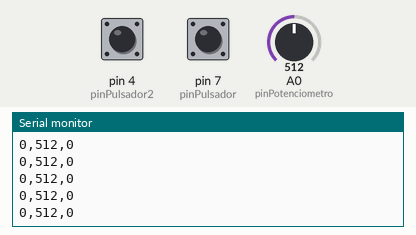
Bench run of a sketch on a simulated Arduino Uno, built with avr-gcc and run on an emulated ATmega328P. Parts: the last lines printed to the serial monitor. The test bench sets the inputs (shaded band); at power-on: A0 (pinPotenciometro) = 512, pin 4 (pinPulsador2) LOW, pin 7 (pinPulsador) LOW.

Above: at 4.2 s.
4.3 s: A0 (pinPotenciometro) set to 992
At 5.1 s:
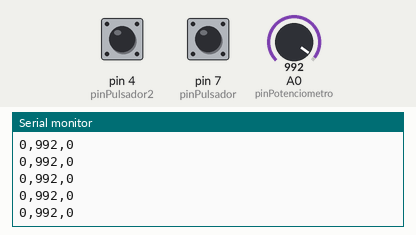
5.8 s: A0 (pinPotenciometro) set to 1016
At 6.7 s:
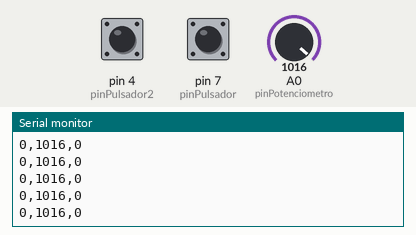
Timing chart, 0 to 8.8 s (numbered marks = the images above; inputs shaded):
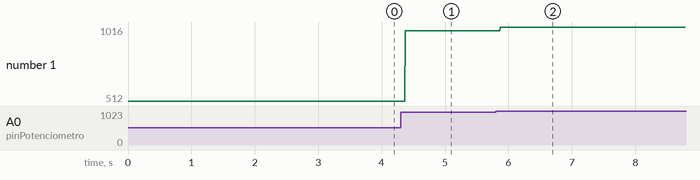

Measured:
- after the input at 4.3 s, the serial monitor: prints a new line after 0.07 s (image 1)
- after the input at 5.8 s, the serial monitor: prints a new line after 0.07 s (image 2)
- plotted number 1: 512 → 992 after the input at 4.3 s, 992 → 1016 after the input at 5.8 s

The sketch:

sketch_may03a.ino
```cpp
// ej_01_arduino_envia_pulsador_potenciometro
// por montoyamoraga
// v0.0.1 mayo 2022
// hecho con Arduino Uno y IDE 1.8.19
// basado en Examples/04. Communication/VirtualColorMixer

// variable para pin pulsador
const int pinPulsador = 7;

// variable para pin pulsador 2
const int pinPulsador2 = 4;

// variable para almacenar lectura digital
int valorPulsador = 0;

// variable para almacenar lectura digital
int valorPulsador2 = 0;

// variable para pin potenciometro
const int pinPotenciometro = A0;

// variable para almacenar lectura analoga
int valorPotenciometro = 0;

void setup() {

  // iniciar comunicacion serial
  Serial.begin(9600);

  // definir pin pulsador como entrada digital
  pinMode(pinPulsador, INPUT);

}

void loop() {

  // leer valores digitales y analogos
  valorPulsador = digitalRead(pinPulsador);
  valorPulsador2 = digitalRead(pinPulsador2);
  valorPotenciometro = analogRead(pinPotenciometro);

  // enviar valores por puerto serial
  // separados por coma y al final nueva linea
  Serial.print(valorPulsador);
  Serial.print(",");
  Serial.print(valorPotenciometro);
  Serial.print(",");
  Serial.print(valorPulsador2);
  Serial.println("");

}
```
